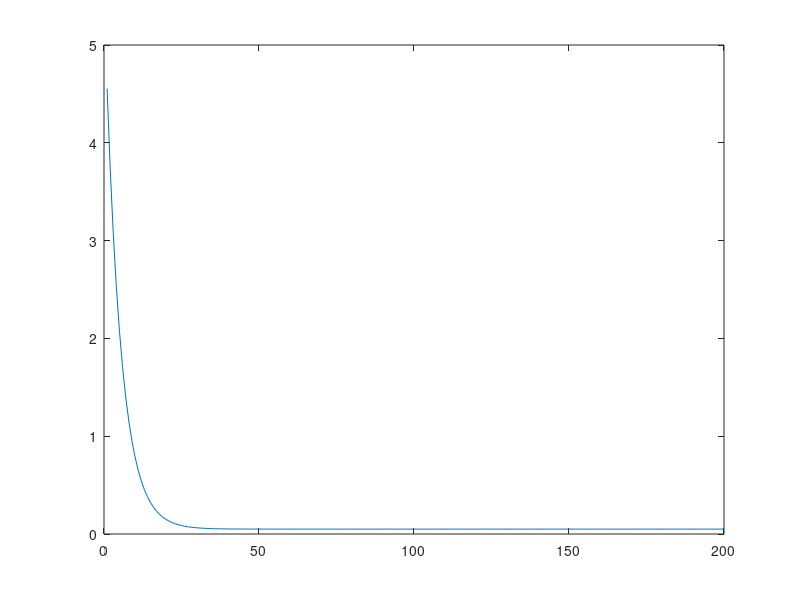

The MATLAB script that drew this image:
alpha = 0.1;

b = alpha*[1 1];
a = [(alpha + 1), (alpha - 1)];

x = 5*ones(1, 200) + cumsum(0.01*ones(1, 200));

y = filter(b, a, x);

figure;
plot(x-y)